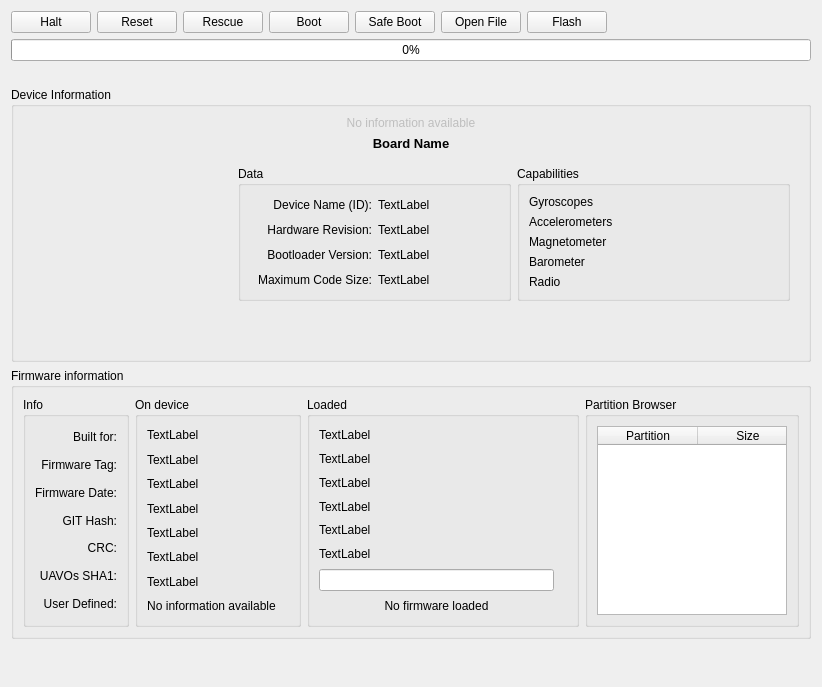
<?xml version="1.0" encoding="UTF-8"?>
<ui version="4.0">
 <class>UploaderWidget</class>
 <widget class="QWidget" name="UploaderWidget">
  <property name="geometry">
   <rect>
    <x>0</x>
    <y>0</y>
    <width>822</width>
    <height>687</height>
   </rect>
  </property>
  <property name="windowTitle">
   <string>Form</string>
  </property>
  <layout class="QVBoxLayout" name="verticalLayout">
   <item>
    <layout class="QHBoxLayout" name="horizontalLayout">
     <item>
      <widget class="QPushButton" name="haltButton">
       <property name="enabled">
        <bool>true</bool>
       </property>
       <property name="toolTip">
        <string>&lt;html&gt;&lt;head/&gt;&lt;body&gt;&lt;p&gt;Tells the mainboard to go down&lt;/p&gt;&lt;p&gt;to bootloader mode.&lt;/p&gt;&lt;p&gt;(Only enabled if telemetry link is established trough USB)&lt;/p&gt;&lt;/body&gt;&lt;/html&gt;</string>
       </property>
       <property name="text">
        <string>Halt</string>
       </property>
      </widget>
     </item>
     <item>
      <widget class="QPushButton" name="resetButton">
       <property name="enabled">
        <bool>true</bool>
       </property>
       <property name="toolTip">
        <string>Reset the system.
(Only enabled if telemetry link is established, either
through serial or USB)</string>
       </property>
       <property name="text">
        <string>Reset</string>
       </property>
      </widget>
     </item>
     <item>
      <widget class="QPushButton" name="rescueButton">
       <property name="toolTip">
        <string>Start a guided procedure to manually
recover a system which does not boot.

Rescue is possible in USB mode only.</string>
       </property>
       <property name="text">
        <string>Rescue</string>
       </property>
      </widget>
     </item>
     <item>
      <widget class="QPushButton" name="bootButton">
       <property name="enabled">
        <bool>true</bool>
       </property>
       <property name="toolTip">
        <string>&lt;html&gt;&lt;head/&gt;&lt;body&gt;&lt;p&gt;Boots the system.&lt;/p&gt;&lt;/body&gt;&lt;/html&gt;</string>
       </property>
       <property name="text">
        <string>Boot</string>
       </property>
      </widget>
     </item>
     <item>
      <widget class="QPushButton" name="safeBootButton">
       <property name="enabled">
        <bool>true</bool>
       </property>
       <property name="toolTip">
        <string>&lt;html&gt;&lt;head/&gt;&lt;body&gt;&lt;p&gt;Boots the system into safe mode (ie. default HwSettings)&lt;/p&gt;&lt;/body&gt;&lt;/html&gt;</string>
       </property>
       <property name="text">
        <string>Safe Boot</string>
       </property>
      </widget>
     </item>
     <item>
      <widget class="QPushButton" name="openButton">
       <property name="toolTip">
        <string>&lt;html&gt;&lt;head/&gt;&lt;body&gt;&lt;p&gt;Opens a file containing the firmware you wish to flash&lt;/p&gt;&lt;/body&gt;&lt;/html&gt;</string>
       </property>
       <property name="text">
        <string>Open File</string>
       </property>
      </widget>
     </item>
     <item>
      <widget class="QPushButton" name="flashButton">
       <property name="toolTip">
        <string>&lt;html&gt;&lt;head/&gt;&lt;body&gt;&lt;p&gt;Flashes the currently loaded firmware to the board&lt;/p&gt;&lt;/body&gt;&lt;/html&gt;</string>
       </property>
       <property name="text">
        <string>Flash</string>
       </property>
      </widget>
     </item>
     <item>
      <spacer name="horizontalSpacer">
       <property name="orientation">
        <enum>Qt::Horizontal</enum>
       </property>
       <property name="sizeHint" stdset="0">
        <size>
         <width>40</width>
         <height>20</height>
        </size>
       </property>
      </spacer>
     </item>
     <item>
      <widget class="QPushButton" name="pbHelp">
       <property name="text">
        <string/>
       </property>
       <property name="icon">
        <iconset resource="../coreplugin/core.qrc">
         <normaloff>:/core/images/helpicon.svg</normaloff>:/core/images/helpicon.svg</iconset>
       </property>
       <property name="iconSize">
        <size>
         <width>30</width>
         <height>30</height>
        </size>
       </property>
       <property name="flat">
        <bool>true</bool>
       </property>
      </widget>
     </item>
    </layout>
   </item>
   <item>
    <widget class="QProgressBar" name="progressBar">
     <property name="value">
      <number>0</number>
     </property>
    </widget>
   </item>
   <item>
    <layout class="QHBoxLayout" name="horizontalLayout_2">
     <item>
      <widget class="QLabel" name="statusPic">
       <property name="maximumSize">
        <size>
         <width>48</width>
         <height>48</height>
        </size>
       </property>
       <property name="text">
        <string/>
       </property>
      </widget>
     </item>
     <item>
      <widget class="QLabel" name="statusLabel">
       <property name="sizePolicy">
        <sizepolicy hsizetype="MinimumExpanding" vsizetype="Preferred">
         <horstretch>0</horstretch>
         <verstretch>0</verstretch>
        </sizepolicy>
       </property>
       <property name="font">
        <font>
         <weight>75</weight>
         <bold>true</bold>
        </font>
       </property>
       <property name="text">
        <string/>
       </property>
      </widget>
     </item>
    </layout>
   </item>
   <item>
    <widget class="QSplitter" name="splitter">
     <property name="orientation">
      <enum>Qt::Vertical</enum>
     </property>
     <widget class="QWidget" name="verticalLayoutWidget">
      <layout class="QVBoxLayout" name="verticalLayout_3">
       <item>
        <widget class="QGroupBox" name="deviceGB">
         <property name="title">
          <string>Device Information</string>
         </property>
         <layout class="QVBoxLayout" name="verticalLayout_2">
          <item>
           <widget class="QLabel" name="deviceInformationNoInfo">
            <property name="enabled">
             <bool>false</bool>
            </property>
            <property name="text">
             <string>No information available</string>
            </property>
            <property name="alignment">
             <set>Qt::AlignCenter</set>
            </property>
           </widget>
          </item>
          <item>
           <widget class="QLabel" name="boardName_lbl">
            <property name="sizePolicy">
             <sizepolicy hsizetype="Preferred" vsizetype="Fixed">
              <horstretch>0</horstretch>
              <verstretch>0</verstretch>
             </sizepolicy>
            </property>
            <property name="font">
             <font>
              <pointsize>10</pointsize>
              <weight>75</weight>
              <bold>true</bold>
             </font>
            </property>
            <property name="text">
             <string>Board Name</string>
            </property>
            <property name="alignment">
             <set>Qt::AlignCenter</set>
            </property>
            <property name="wordWrap">
             <bool>true</bool>
            </property>
           </widget>
          </item>
          <item>
           <widget class="QWidget" name="deviceInformationMainLayout" native="true">
            <layout class="QHBoxLayout" name="deviceInformationLayout">
             <item>
              <widget class="QLabel" name="boardPic">
               <property name="maximumSize">
                <size>
                 <width>200</width>
                 <height>200</height>
                </size>
               </property>
               <property name="text">
                <string/>
               </property>
               <property name="scaledContents">
                <bool>false</bool>
               </property>
              </widget>
             </item>
             <item>
              <layout class="QVBoxLayout" name="verticalLayout_4">
               <item>
                <layout class="QHBoxLayout" name="horizontalLayout_3">
                 <item>
                  <widget class="QGroupBox" name="dataGB">
                   <property name="title">
                    <string>Data</string>
                   </property>
                   <layout class="QGridLayout" name="gridLayout">
                    <item row="3" column="1">
                     <widget class="QLabel" name="maxCode_lbl">
                      <property name="text">
                       <string>TextLabel</string>
                      </property>
                     </widget>
                    </item>
                    <item row="1" column="0">
                     <widget class="QLabel" name="label_hw_rev">
                      <property name="text">
                       <string>Hardware Revision:</string>
                      </property>
                      <property name="alignment">
                       <set>Qt::AlignRight|Qt::AlignTrailing|Qt::AlignVCenter</set>
                      </property>
                     </widget>
                    </item>
                    <item row="0" column="1">
                     <widget class="QLabel" name="devID_lbl">
                      <property name="text">
                       <string>TextLabel</string>
                      </property>
                     </widget>
                    </item>
                    <item row="2" column="1">
                     <widget class="QLabel" name="blVer_lbl">
                      <property name="text">
                       <string>TextLabel</string>
                      </property>
                     </widget>
                    </item>
                    <item row="0" column="0">
                     <widget class="QLabel" name="label_dev_id">
                      <property name="text">
                       <string>Device Name (ID):</string>
                      </property>
                      <property name="alignment">
                       <set>Qt::AlignRight|Qt::AlignTrailing|Qt::AlignVCenter</set>
                      </property>
                     </widget>
                    </item>
                    <item row="1" column="1">
                     <widget class="QLabel" name="hwRev_lbl">
                      <property name="text">
                       <string>TextLabel</string>
                      </property>
                     </widget>
                    </item>
                    <item row="3" column="0">
                     <widget class="QLabel" name="label_max_code">
                      <property name="text">
                       <string>Maximum Code Size:</string>
                      </property>
                      <property name="alignment">
                       <set>Qt::AlignRight|Qt::AlignTrailing|Qt::AlignVCenter</set>
                      </property>
                     </widget>
                    </item>
                    <item row="2" column="0">
                     <widget class="QLabel" name="label_bl_ver">
                      <property name="text">
                       <string>Bootloader Version:</string>
                      </property>
                      <property name="alignment">
                       <set>Qt::AlignRight|Qt::AlignTrailing|Qt::AlignVCenter</set>
                      </property>
                     </widget>
                    </item>
                   </layout>
                  </widget>
                 </item>
                 <item>
                  <widget class="QGroupBox" name="capabilitieGB">
                   <property name="title">
                    <string>Capabilities</string>
                   </property>
                   <layout class="QVBoxLayout" name="verticalLayout_5">
                    <item>
                     <widget class="QLabel" name="gyroCap_lbl">
                      <property name="text">
                       <string>Gyroscopes</string>
                      </property>
                     </widget>
                    </item>
                    <item>
                     <widget class="QLabel" name="accCap_lbl">
                      <property name="text">
                       <string>Accelerometers</string>
                      </property>
                     </widget>
                    </item>
                    <item>
                     <widget class="QLabel" name="magCap_lbl">
                      <property name="text">
                       <string>Magnetometer</string>
                      </property>
                     </widget>
                    </item>
                    <item>
                     <widget class="QLabel" name="baroCap_lbl">
                      <property name="text">
                       <string>Barometer</string>
                      </property>
                     </widget>
                    </item>
                    <item>
                     <widget class="QLabel" name="radioCap_lbl">
                      <property name="text">
                       <string>Radio</string>
                      </property>
                     </widget>
                    </item>
                   </layout>
                  </widget>
                 </item>
                </layout>
               </item>
              </layout>
             </item>
            </layout>
           </widget>
          </item>
          <item>
           <spacer name="verticalSpacer">
            <property name="orientation">
             <enum>Qt::Vertical</enum>
            </property>
            <property name="sizeHint" stdset="0">
             <size>
              <width>20</width>
              <height>40</height>
             </size>
            </property>
           </spacer>
          </item>
         </layout>
        </widget>
       </item>
       <item>
        <widget class="QGroupBox" name="firmwareGB">
         <property name="title">
          <string>Firmware information</string>
         </property>
         <layout class="QHBoxLayout" name="horizontalLayout_4">
          <item>
           <widget class="QGroupBox" name="groupBox">
            <property name="title">
             <string>Info</string>
            </property>
            <layout class="QVBoxLayout" name="verticalLayout_6">
             <item>
              <layout class="QVBoxLayout" name="verticalLayout_10">
               <item>
                <widget class="QLabel" name="label_built_for">
                 <property name="text">
                  <string>Built for:</string>
                 </property>
                 <property name="alignment">
                  <set>Qt::AlignRight|Qt::AlignTrailing|Qt::AlignVCenter</set>
                 </property>
                </widget>
               </item>
               <item>
                <widget class="QLabel" name="label_firmware_tag">
                 <property name="text">
                  <string>Firmware Tag:</string>
                 </property>
                 <property name="alignment">
                  <set>Qt::AlignRight|Qt::AlignTrailing|Qt::AlignVCenter</set>
                 </property>
                </widget>
               </item>
               <item>
                <widget class="QLabel" name="label_firmware_date">
                 <property name="text">
                  <string>Firmware Date:</string>
                 </property>
                 <property name="alignment">
                  <set>Qt::AlignRight|Qt::AlignTrailing|Qt::AlignVCenter</set>
                 </property>
                </widget>
               </item>
               <item>
                <widget class="QLabel" name="label_git_hash">
                 <property name="text">
                  <string>GIT Hash:</string>
                 </property>
                 <property name="alignment">
                  <set>Qt::AlignRight|Qt::AlignTrailing|Qt::AlignVCenter</set>
                 </property>
                </widget>
               </item>
               <item>
                <widget class="QLabel" name="label_crc">
                 <property name="text">
                  <string>CRC:</string>
                 </property>
                 <property name="alignment">
                  <set>Qt::AlignRight|Qt::AlignTrailing|Qt::AlignVCenter</set>
                 </property>
                </widget>
               </item>
               <item>
                <widget class="QLabel" name="label_uavos_sha1">
                 <property name="text">
                  <string>UAVOs SHA1:</string>
                 </property>
                 <property name="alignment">
                  <set>Qt::AlignRight|Qt::AlignTrailing|Qt::AlignVCenter</set>
                 </property>
                </widget>
               </item>
               <item>
                <widget class="QLabel" name="label_user_defined">
                 <property name="text">
                  <string>User Defined:</string>
                 </property>
                 <property name="alignment">
                  <set>Qt::AlignRight|Qt::AlignTrailing|Qt::AlignVCenter</set>
                 </property>
                </widget>
               </item>
              </layout>
             </item>
            </layout>
           </widget>
          </item>
          <item>
           <widget class="QGroupBox" name="onDeviceGB">
            <property name="title">
             <string>On device</string>
            </property>
            <layout class="QHBoxLayout" name="horizontalLayout_5">
             <item>
              <layout class="QVBoxLayout" name="verticalLayout_9">
               <item>
                <widget class="QLabel" name="builtForOD_lbl">
                 <property name="text">
                  <string>TextLabel</string>
                 </property>
                </widget>
               </item>
               <item>
                <widget class="QLabel" name="firmwareTagOD_lbl">
                 <property name="text">
                  <string>TextLabel</string>
                 </property>
                </widget>
               </item>
               <item>
                <widget class="QLabel" name="firmwareDateOD_lbl">
                 <property name="text">
                  <string>TextLabel</string>
                 </property>
                </widget>
               </item>
               <item>
                <widget class="QLabel" name="gitHashOD_lbl">
                 <property name="text">
                  <string>TextLabel</string>
                 </property>
                </widget>
               </item>
               <item>
                <widget class="QLabel" name="crcOD_lbl">
                 <property name="text">
                  <string>TextLabel</string>
                 </property>
                </widget>
               </item>
               <item>
                <widget class="QLabel" name="uavosSHA_OD_lbl">
                 <property name="text">
                  <string>TextLabel</string>
                 </property>
                </widget>
               </item>
               <item>
                <widget class="QLabel" name="userDefined_OD_lbl">
                 <property name="text">
                  <string>TextLabel</string>
                 </property>
                </widget>
               </item>
               <item>
                <widget class="QLabel" name="noInfoOnDevice">
                 <property name="enabled">
                  <bool>true</bool>
                 </property>
                 <property name="text">
                  <string>No information available</string>
                 </property>
                 <property name="alignment">
                  <set>Qt::AlignCenter</set>
                 </property>
                </widget>
               </item>
              </layout>
             </item>
             <item>
              <widget class="QLabel" name="firmwareOnDevicePic">
               <property name="maximumSize">
                <size>
                 <width>100</width>
                 <height>100</height>
                </size>
               </property>
               <property name="text">
                <string/>
               </property>
              </widget>
             </item>
            </layout>
           </widget>
          </item>
          <item>
           <widget class="QGroupBox" name="loadedGB">
            <property name="title">
             <string>Loaded</string>
            </property>
            <layout class="QHBoxLayout" name="horizontalLayout_6">
             <item>
              <layout class="QVBoxLayout" name="verticalLayout_7">
               <item>
                <widget class="QLabel" name="builtForLD_lbl">
                 <property name="text">
                  <string>TextLabel</string>
                 </property>
                </widget>
               </item>
               <item>
                <widget class="QLabel" name="firmwareTagLD_lbl">
                 <property name="text">
                  <string>TextLabel</string>
                 </property>
                </widget>
               </item>
               <item>
                <widget class="QLabel" name="firmwareDateLD_lbl">
                 <property name="text">
                  <string>TextLabel</string>
                 </property>
                </widget>
               </item>
               <item>
                <widget class="QLabel" name="gitHashLD_lbl">
                 <property name="text">
                  <string>TextLabel</string>
                 </property>
                </widget>
               </item>
               <item>
                <widget class="QLabel" name="crcLD_lbl">
                 <property name="text">
                  <string>TextLabel</string>
                 </property>
                </widget>
               </item>
               <item>
                <widget class="QLabel" name="uavosSHA_LD_lbl">
                 <property name="text">
                  <string>TextLabel</string>
                 </property>
                </widget>
               </item>
               <item>
                <widget class="QLineEdit" name="userDefined_LD_lbl">
                 <property name="maxLength">
                  <number>20</number>
                 </property>
                </widget>
               </item>
               <item>
                <widget class="QLabel" name="noFirmwareLoaded">
                 <property name="text">
                  <string>No firmware loaded</string>
                 </property>
                 <property name="alignment">
                  <set>Qt::AlignCenter</set>
                 </property>
                </widget>
               </item>
              </layout>
             </item>
             <item>
              <widget class="QLabel" name="firmwareLoadedPic">
               <property name="maximumSize">
                <size>
                 <width>100</width>
                 <height>100</height>
                </size>
               </property>
               <property name="text">
                <string/>
               </property>
              </widget>
             </item>
            </layout>
           </widget>
          </item>
          <item>
           <widget class="QGroupBox" name="partitionBrowserGB">
            <property name="title">
             <string>Partition Browser</string>
            </property>
            <layout class="QVBoxLayout" name="verticalLayout_8">
             <item>
              <widget class="QTableWidget" name="partitionBrowserTW">
               <property name="sizePolicy">
                <sizepolicy hsizetype="Fixed" vsizetype="Expanding">
                 <horstretch>0</horstretch>
                 <verstretch>0</verstretch>
                </sizepolicy>
               </property>
               <property name="maximumSize">
                <size>
                 <width>190</width>
                 <height>16777215</height>
                </size>
               </property>
               <property name="horizontalScrollBarPolicy">
                <enum>Qt::ScrollBarAlwaysOff</enum>
               </property>
               <property name="editTriggers">
                <set>QAbstractItemView::NoEditTriggers</set>
               </property>
               <attribute name="verticalHeaderVisible">
                <bool>false</bool>
               </attribute>
               <column>
                <property name="text">
                 <string>Partition</string>
                </property>
               </column>
               <column>
                <property name="text">
                 <string>Size</string>
                </property>
               </column>
              </widget>
             </item>
            </layout>
           </widget>
          </item>
         </layout>
        </widget>
       </item>
      </layout>
     </widget>
    </widget>
   </item>
   <item>
    <spacer name="verticalSpacer_2">
     <property name="orientation">
      <enum>Qt::Vertical</enum>
     </property>
     <property name="sizeHint" stdset="0">
      <size>
       <width>20</width>
       <height>40</height>
      </size>
     </property>
    </spacer>
   </item>
  </layout>
 </widget>
 <resources>
  <include location="../coreplugin/core.qrc"/>
 </resources>
 <connections/>
</ui>
